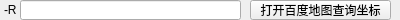
<?xml version="1.0" encoding="UTF-8"?>
<ui version="4.0">
 <class>GMT_R_option</class>
 <widget class="QWidget" name="GMT_R_option">
  <property name="geometry">
   <rect>
    <x>0</x>
    <y>0</y>
    <width>400</width>
    <height>20</height>
   </rect>
  </property>
  <property name="windowTitle">
   <string>Form</string>
  </property>
  <widget class="QLabel" name="label">
   <property name="geometry">
    <rect>
     <x>4</x>
     <y>0</y>
     <width>21</width>
     <height>20</height>
    </rect>
   </property>
   <property name="text">
    <string>-R</string>
   </property>
  </widget>
  <widget class="QLineEdit" name="range">
   <property name="geometry">
    <rect>
     <x>20</x>
     <y>0</y>
     <width>221</width>
     <height>20</height>
    </rect>
   </property>
  </widget>
  <widget class="QPushButton" name="open_url">
   <property name="geometry">
    <rect>
     <x>250</x>
     <y>0</y>
     <width>141</width>
     <height>20</height>
    </rect>
   </property>
   <property name="text">
    <string>打开百度地图查询坐标</string>
   </property>
  </widget>
 </widget>
 <resources/>
 <connections/>
</ui>
